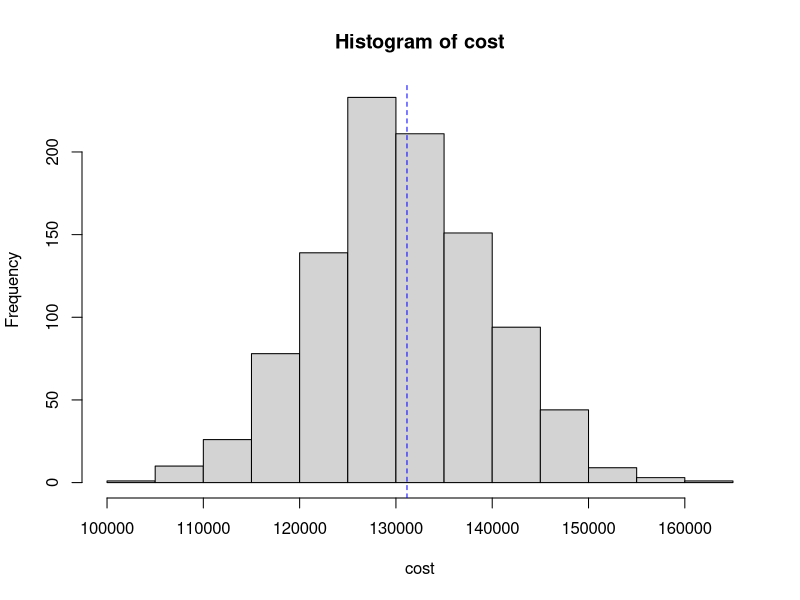

This chart was generated by the following R code:
## ---- chunk 1
down <- logical() # logical vector for the system status (down = 1, not down = 0)
cost <- numeric() # proportion of downtime in simulation
for (j in 1:1000) { # simulate 1000 years because there is variation from year to year
  for (i in 1:365) { # simulate 1 year
  x1 <- runif(n = 1, 7,12)  # start time of job 1
  x2 <- runif(n=1,7,12)   # star time of job 2
  down[i] <- abs(x1-x2)<1 # the system is down if the right side true
  }

 cost[j] <- 1000*sum(down) #the cost of downtime for each year
}
  

hist(cost) #  distribution of yearly cost
abline(v = mean(cost), lty = 2, col = "blue")

mean(cost) #average annual cost
